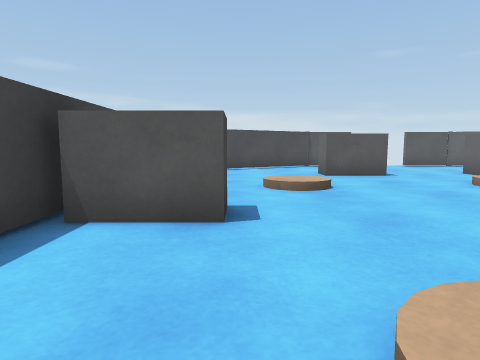
View 1 (above)

16 first-person views from a walk through a 3-D level made in the Unity game engine. The camera is 0.47 m above the floor, tilts 6° down and sees 75° across. The floor is counted in squares, 0.5 m on a side. Each view is taken from the middle of a square. On the plan, view 1 faces up. The plan holds only what a view shows up to about 12 squares ahead; the rest is blank.

View 2
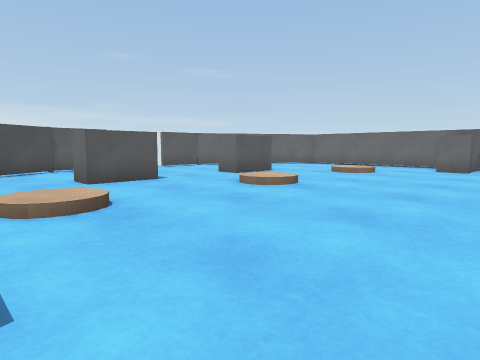

View 3
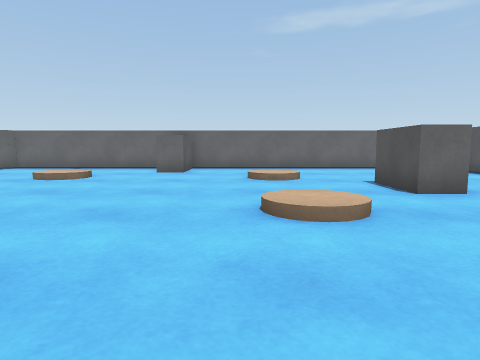

View 4
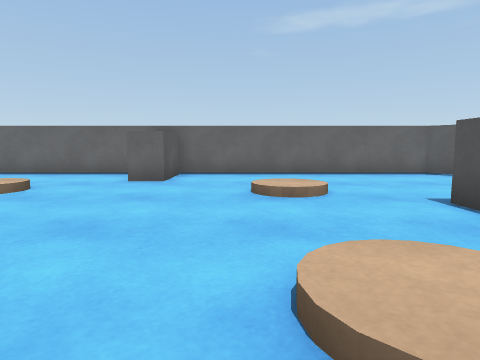

View 5
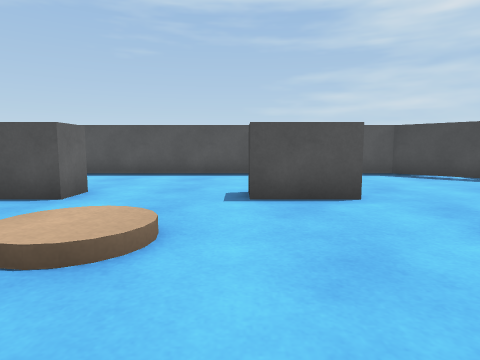

View 6
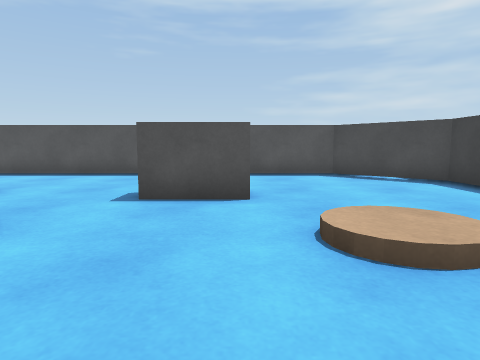

View 7
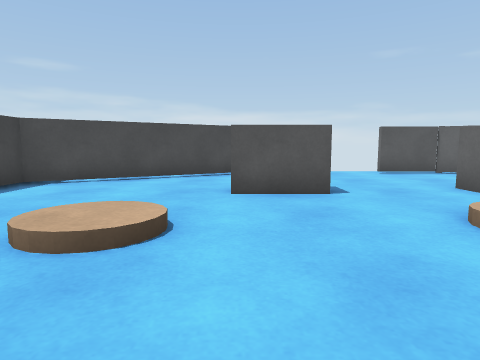

View 8
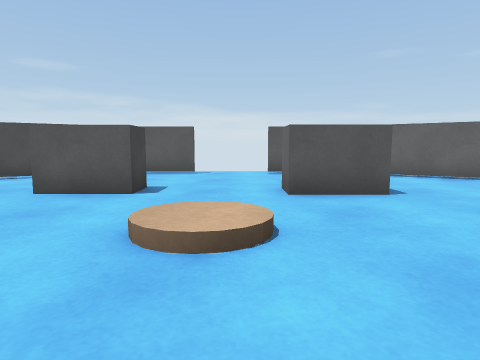

View 9
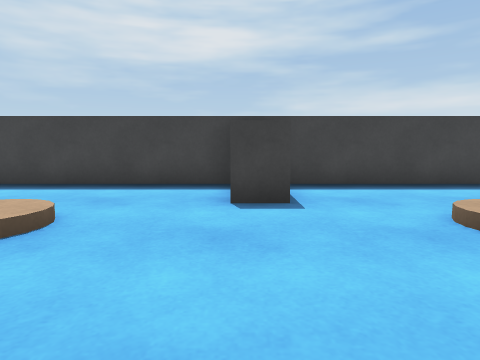

View 10
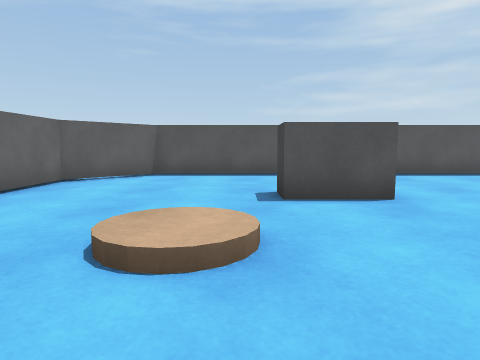

View 11
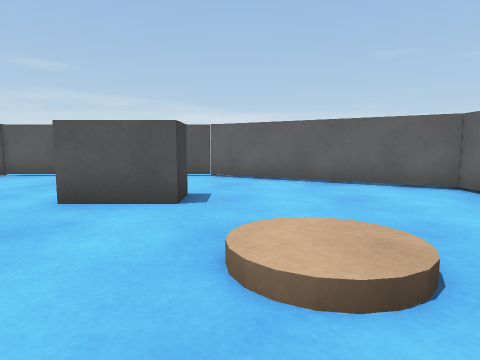

View 12
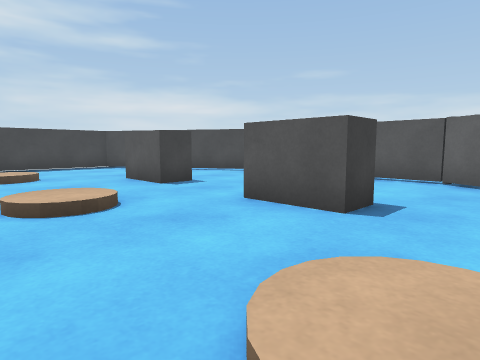

View 13
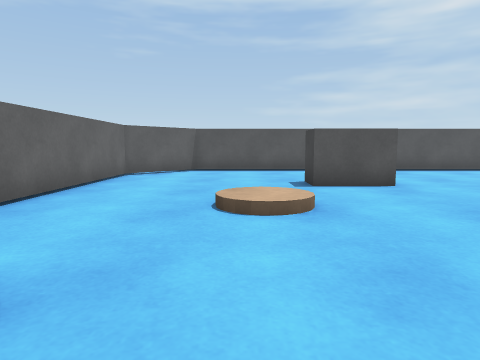

View 14
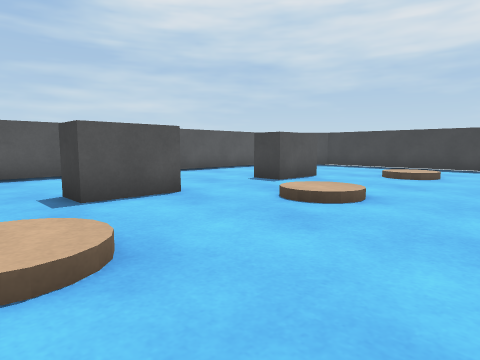

View 15
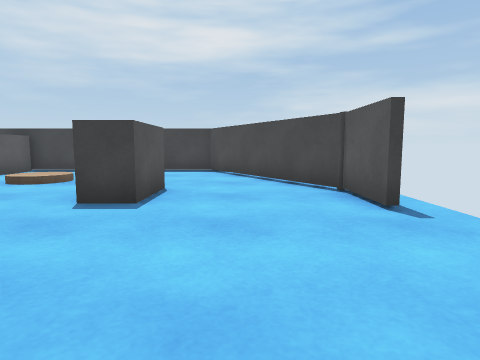

View 16
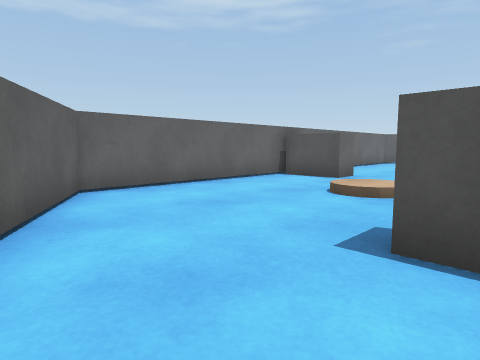

### Floor plan
Key: @ floor where view 1 was taken; # wall or solid block; . main floor; : floor 0.1 m higher than the main floor; / step, stairs or slope; B grey block; C grey cylinder; O other object.
Columns run from 3 left of view 1 to 16 right of it. Each row starts with its distance up from view 1.
 15      #C##...#O##
 14    ###.........###
 13  ###.............##
 12 ##................##
 11 #.....BBB..BBB.....#
 10 #.....BB...BBB.....#
  9 #..................#
  8 #...//...//...//...#
  7 #...//...//...//...#
  6 #..................#
  5 #BB..............BB#
  4 #BBB.............BB#
  3 #..................#
  2 #..................#
  1 #...:/.../:.../:...#
  0 #..@//...//..../...#
 -1 #..................#
 -2 #.....BBB..BBB.....#
 -3 #..................#
 -4 #..................#
 -5 ##................##
 -6  ##..............##
 -7   ################

Positions as (right, up) in squares from view 1, and headings:
1: (0, 0), facing up
2: (0, 2), facing up-right
3: (2, 2), facing right
4: (5, 2), facing right
5: (5, 4), facing down
6: (3, 4), facing down
7: (3, 4), facing up
8: (7, 4), facing up
9: (5, 4), facing left
10: (11, 4), facing down
11: (11, 5), facing up
12: (12, 6), facing up-left
13: (12, 6), facing down
14: (12, 4), facing down-left
15: (10, 13), facing left
16: (9, 14), facing down-right
